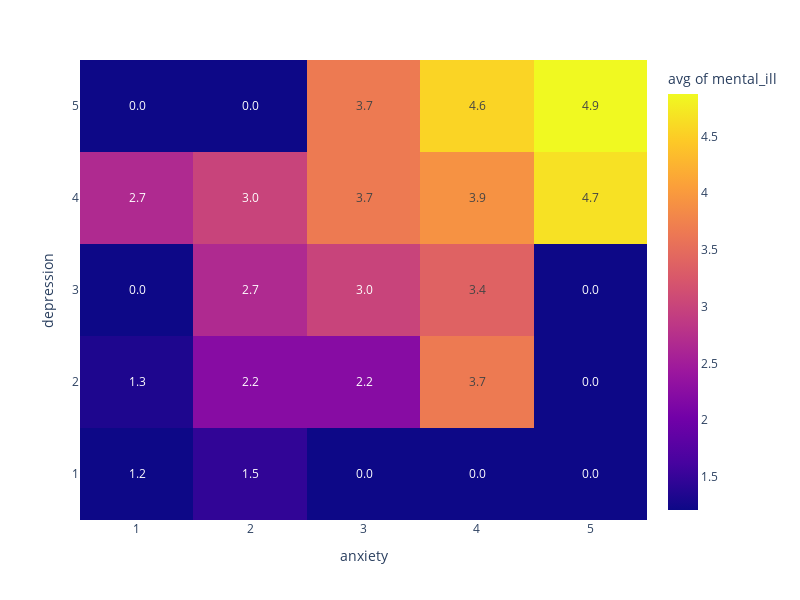

Write notebook code for a chart like this one.
### Code cell
fig = px.density_heatmap(df, x="anxiety", y="depression", histfunc="avg", z="mental_ill", text_auto = ".2s")
fig.update_layout(
    width=800,  # largeur 
    height=600  # hauteur
)
fig.show()

### Figure 1 — Plotly figure (JSON) as saved in the notebook; plotly's stock layout.template omitted (floating-point values rounded to 4 significant figures)
{"data": [{"coloraxis": "coloraxis", "histfunc": "avg", "hovertemplate": "anxiety=%{x}<br>depression=%{y}<br>avg of mental_ill=%{z}<extra></extra>", "name": "", "texttemplate": "%{z:.2s}", "type": "histogram2d", "x": [1, 3, 3, 5, 5, 5, 4, 2, 4, 5, 3, 3, 4, 4, 3, 1, 2, 2, 4, 5, 2, 4, 4, 5, 4, 1, 3, 5, 4, 3, 2, 3, 3, 2, 5, 3, 4, 2, 5, 3, 1, 4, 3, 1, 2, 3, 5, 3, 4, 1, 2, 4, 3, 4, 3, 1, 4, 2, 1, 2, 2, 2, 4, 4, 5, 4, 4, 2, 4, 1, 4, 3, 5, 5, 1, 5, 3, 2, 5, 5, 4, 2, 3, 5, 2, 4, 2], "xaxis": "x", "xbingroup": "x", "y": [2, 3, 2, 5, 5, 5, 5, 3, 3, 5, 3, 2, 4, 5, 4, 1, 3, 2, 4, 5, 1, 4, 4, 5, 3, 4, 3, 5, 3, 5, 1, 3, 4, 4, 5, 4, 4, 1, 5, 3, 1, 5, 3, 1, 2, 3, 5, 3, 3, 1, 2, 4, 3, 2, 3, 1, 4, 3, 1, 2, 2, 1, 4, 4, 5, 4, 3, 2, 3, 1, 4, 3, 4, 5, 1, 5, 4, 2, 5, 5, 4, 2, 2, 5, 1, 3, 2], "yaxis": "y", "ybingroup": "y", "z": [1.333, 3, 2.667, 5, 4.667, 5, 4.333, 2.333, 3.333, 5, 2.333, 2, 4, 4.667, 4, 1, 2.667, 2.333, 3.667, 4.667, 1.667, 4.333, 3.667, 5, 3.333, 2.667, 2.667, 5, 3.667, 3.667, 1.667, 3, 3.667, 3, 5, 3.667, 4.333, 1.333, 5, 3.333, 1, 4.667, 3, 1.333, 2, 2.333, 5, 3.667, 4, 1.333, 2, 4, 3, 3.667, 3.333, 1, 4, 3, 1, 2.667, 2, 1.333, 4, 3.667, 5, 4, 2.667, 2.333, 3, 1.667, 4, 3.333, 4.667, 4.333, 1.333, 4.333, 3.333, 2, 5, 5, 3.333, 3, 2, 5, 1.333, 3.667, 1.667]}], "layout": {"coloraxis": {"colorbar": {"title": {"text": "avg of mental_ill"}}, "colorscale": [[0, "#0d0887"], [0.1111, "#46039f"], [0.2222, "#7201a8"], [0.3333, "#9c179e"], [0.4444, "#bd3786"], [0.5556, "#d8576b"], [0.6667, "#ed7953"], [0.7778, "#fb9f3a"], [0.8889, "#fdca26"], [1, "#f0f921"]]}, "height": 600, "legend": {"tracegroupgap": 0}, "margin": {"t": 60}, "width": 800, "xaxis": {"anchor": "y", "domain": [0, 1], "title": {"text": "anxiety"}}, "yaxis": {"anchor": "x", "domain": [0, 1], "title": {"text": "depression"}}}}
